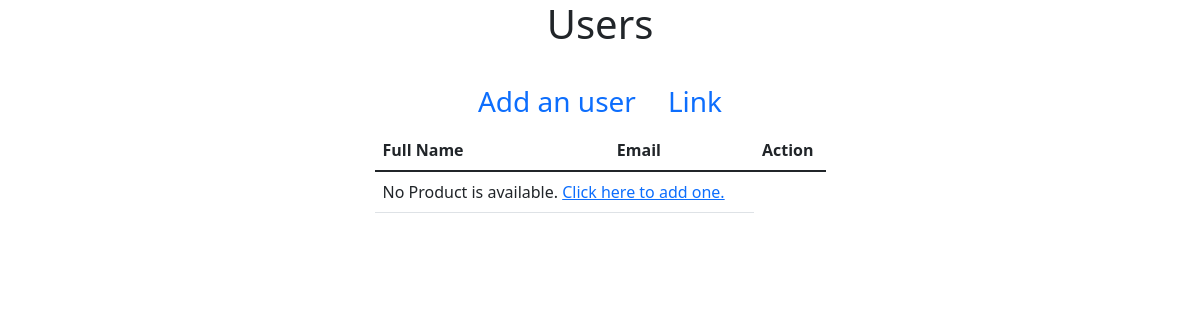
Before: /admin/Users/index.php with the older database file.
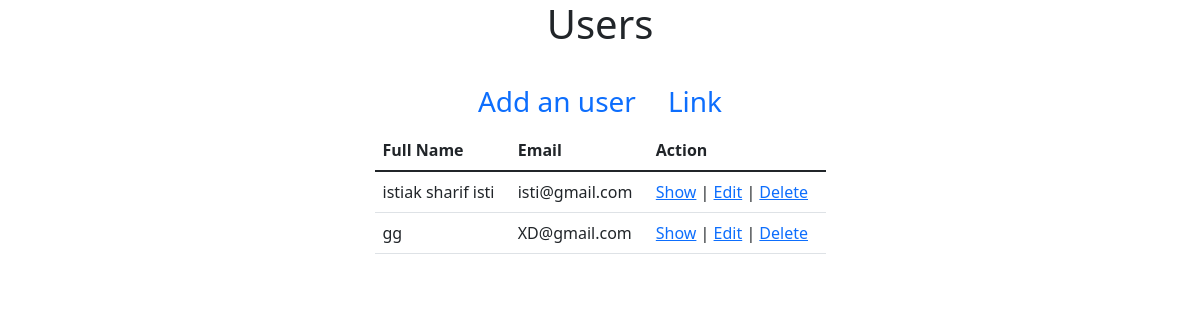
After: the same page with the newer database file.
### tables this page shows
CREATE TABLE `user` (
  `id` int(11) NOT NULL,
  `full_name` varchar(255) NOT NULL,
  `user_name` varchar(255) NOT NULL,
  `email` varchar(255) NOT NULL,
  `password` varchar(255) NOT NULL,
  `picture` varchar(255) DEFAULT NULL,
  `phone_number` varchar(255) NOT NULL,
  `created_at` datetime NOT NULL DEFAULT CURRENT_TIMESTAMP,
  `modified_at` datetime NOT NULL DEFAULT CURRENT_TIMESTAMP,
  `is_deleted` tinyint(4) NOT NULL DEFAULT '0'
);

### src/User.php (called while the page is built, shortened)
<?php
class User{
    public $conn = null;
    public function __construct()
    {
        $this->conn = new PDO("mysql:host=localhost;dbname=ecommerce",
            'root', '');
        $this->conn->setAttribute(PDO::ATTR_ERRMODE,
            PDO::ERRMODE_EXCEPTION);
    }
    public function index(){
        $query = "SELECT * FROM `user`";
        $stmt = $this->conn->prepare($query);
        $result = $stmt->execute();
        $users = $stmt->fetchAll();
        return $users;
    }
}
?>

### admin/Users/index.php (the view, shortened to what this page needs)
<?php
$_user = new User();
$users = $_user->index();
?>
<!doctype html>
<html lang="en">
<head>
    <link href="https://cdn.jsdelivr.net/npm/bootstrap@5.1.3/dist/css/bootstrap.min.css" rel="stylesheet">
</head>
<body>
<section>
    <div class="container">
        <div class="row justify-content-center">
            <div class="col-md-5">
                <h1 class="text-center mb-4">Users</h1>
                <ul class="nav justify-content-center fs-3">
                    <li class="nav-item">
                        <a class="nav-link active" aria-current="page" href="create.php">
                            Add an user
                        </a>
                    </li>
                    <li class="nav-item">
                        <a class="nav-link" href="#">Link</a>
                    </li>
                </ul>
                <table class="table">
                    <thead>
                    <tr>
                        <th scope="col">Full Name</th>
                        <th scope="col">Email</th>
                        <th scope="col">Action</th>
                    </tr>
                    </thead>
                    <tbody>
                    <?php
                    if (count($users) > 0):
                        foreach ($users as $user):
                            ?>
                            <tr>
                                <td><?= $user['full_name']?></td>
                                <td><?= $user['email']?></td>
                                <td><a href="show.php?id=<?=$user['id'];?>">Show</a>
                                    |
                                    <a href="edit.php?id=<?=$user['id'];?>">Edit</a>
                                    |
                                    <a href="delete.php?id=<?=$user['id'];?>"
                                       onclick="return confirm('Are you sure you want to delete?')">
                                        Delete
                                    </a>
                                </td>
                            </tr>
                        <?php
                        endforeach;
                    else:
                        ?>
                        <tr>
                            <td colspan="2">No Product is available.
                                <a href="create.php"> Click here to add one.</a>
                            </td>
                        </tr>
                    <?php
                    endif;
                    ?>
                    </tbody>
                </table>
            </div>
        </div>
    </div>
</section>
</body>
</html>

Changed rows visible on the page:
added user: full_name "istiak sharif isti", email "isti@gmail.com"
added user: full_name "gg", email "XD@gmail.com"
Other visible differences:
text no longer shown: "No Product is available. Click here to add one."
